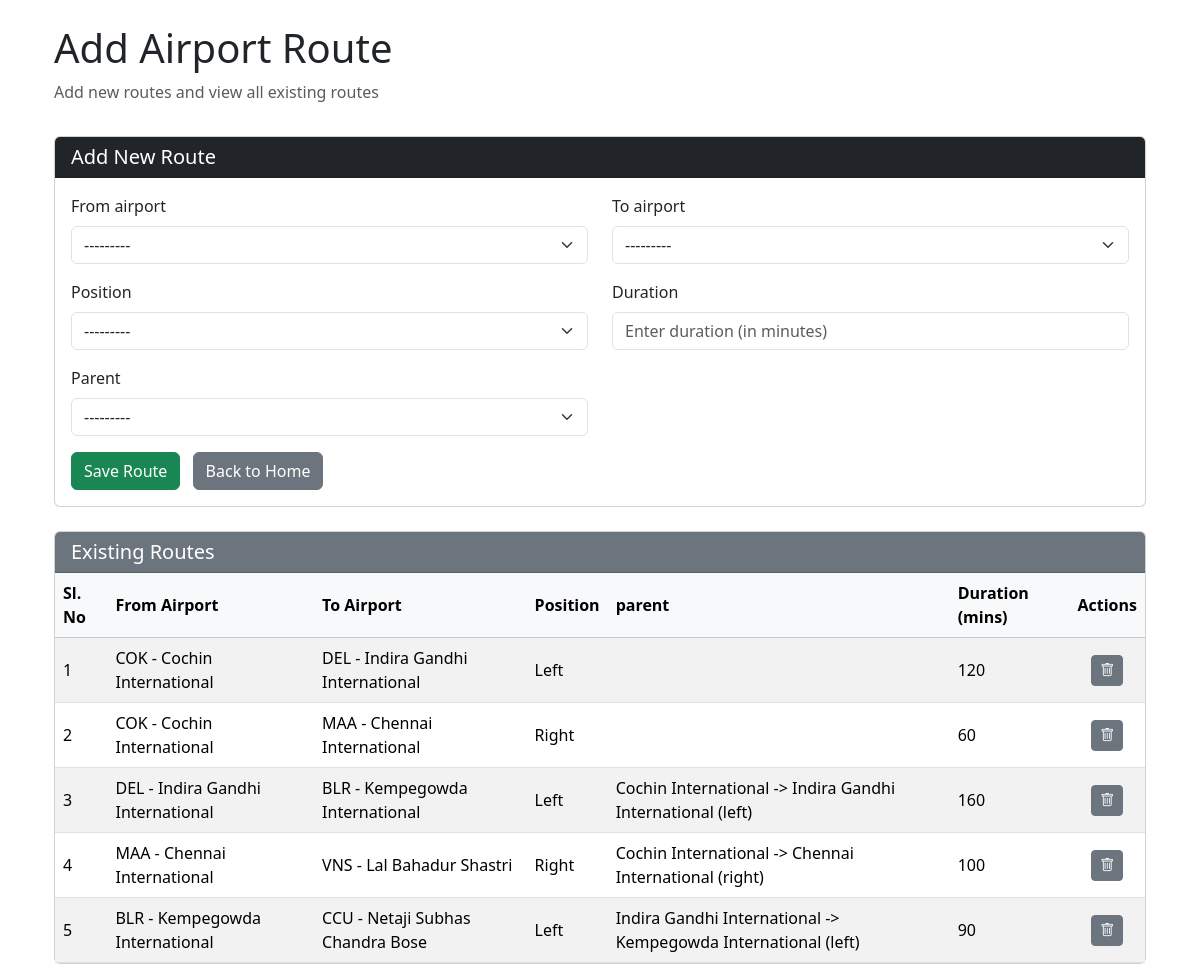
Page /add_route/ on the committed database.
### airport_route/models.py (models this page shows)
class Route(models.Model):
    SIDE_CHOICES = [
        ('left', 'Left'),
        ('right', 'Right'),
    ]
    from_airport = models.ForeignKey(Airport, on_delete=models.CASCADE, related_name='departing_routes')
    to_airport = models.ForeignKey(Airport, on_delete=models.CASCADE, related_name='arriving_routes')
    position = models.CharField(max_length=10, choices=SIDE_CHOICES)
    duration = models.PositiveIntegerField(help_text="Duration in minutes")
    parent = models.ForeignKey('self', null=True, blank=True, related_name='children', on_delete=models.CASCADE)
    created_at = models.DateTimeField(auto_now_add=True)
    class Meta:
        unique_together = ['from_airport', 'position']
    def __str__(self):
        return f"{self.from_airport.name} -> {self.to_airport.name} ({self.position})"

class Airport(models.Model):
    code = models.CharField(max_length=10, unique=True)
    name = models.CharField(max_length=200)
    created_at = models.DateTimeField(auto_now_add=True)
    def __str__(self):
        return f"{self.code} - {self.name}"

### airport_route/views.py (the view, shortened to what this page needs)
# urls.py: path('add_route/', AddRouteView.as_view(), name='add_route'),
class AddRouteView(CreateView):
    template_name = 'add_route.html'
    form_class = RouteForm
    success_url = reverse_lazy('add_route')
    def get_context_data(self, **kwargs):
        context = super().get_context_data(**kwargs)
        if 'route_form' not in context:
            context['route_form'] = self.get_form()
        context['routes'] = Route.objects.all().select_related('from_airport', 'to_airport').order_by('created_at')
        return context

### airport_route/forms.py (shortened to what this page needs)
class RouteForm(forms.ModelForm):
    class Meta:
        model = Route
        fields = ['from_airport', 'to_airport', 'position', 'duration', 'parent']
        widgets = {
            'from_airport': forms.Select(attrs={'class': 'form-select'}),
            'to_airport': forms.Select(attrs={'class': 'form-select'}),
            'position': forms.Select(attrs={'class': 'form-select'}),
            'duration': forms.NumberInput(attrs={'class': 'form-control', 'placeholder': 'Enter duration (in minutes)'}),
            'parent': forms.Select(attrs={'class': 'form-select'}),
        }

### airport_route/templates/add_route.html (shortened to what this page needs)
{% extends 'base.html' %}
{% block content %}
<div class="container mt-4">
    <div class="row mb-3">
        <div class="col-12">
            <h2 class="display-6">Add Airport Route</h2>
            <p class="text-muted">Add new routes and view all existing routes</p>
        </div>
    </div>
    <div class="card mb-4">
        <div class="card-header bg-dark text-white">
            <h5 class="mb-0">Add New Route</h5>
        </div>
        <div class="card-body">
            <form method="post">
                <div class="row">
                    {% for field in route_form %}
                        <div class="col-md-6 mb-3">
                            <label for="{{ field.id_for_label }}" class="form-label">{{ field.label }}</label>
                            {{ field }}
                        </div>
                    {% endfor %}
                </div>
                <button type="submit" class="btn btn-success">Save Route</button>
                <a href="{% url 'home' %}" class="btn btn-secondary ms-2">Back to Home</a>
            </form>
        </div>
    </div>
    <div class="card">
        <div class="card-header bg-secondary text-white">
            <h5 class="mb-0">Existing Routes</h5>
        </div>
        <div class="card-body p-0">
            {% if routes %}
                <div class="table-responsive">
                    <table class="table table-striped table-hover mb-0">
                        <thead class="table-light">
                            <tr>
                                <th>Sl. No</th>
                                <th>From Airport</th>
                                <th>To Airport</th>
                                <th>Position</th>
                                <th>parent</th>
                                <th>Duration (mins)</th>
                                <th class="text-center">Actions</th>
                            </tr>
                        </thead>
                        <tbody>
                            {% for route in routes %}
                                <tr>
                                    <td>{{ forloop.counter }}</td>
                                    <td>{{ route.from_airport }}</td>
                                    <td>{{ route.to_airport }}</td>
                                    <td>{{ route.get_position_display }}</td>
                                    <td>{{ route.parent|default_if_none:"" }}</td>
                                    <td>{{ route.duration }}</td>
                                    <td class="text-center">
                                        <form method="post" action="{% url 'delete_route' pk=route.id %}" style="display:inline;">
                                            <button type="submit" class="btn btn-sm btn-secondary"
                                                onclick="return confirm('Are you sure you want to delete');">
                                                <i class="bi bi-trash"></i>
                                            </button>
                                        </form>
                                    </td>
                                </tr>
                            {% endfor %}
                        </tbody>
                    </table>
                </div>
            {% else %}
                <div class="p-3 text-center text-muted">No routes added yet</div>
            {% endif %}
        </div>
    </div>
</div>
{% endblock %}

### airport_route/templates/add_route.html (style rules this page uses)
.card { transition: transform 0.2s, box-shadow 0.2s; }
table th, table td { vertical-align: middle !important; }

### rows in the picture
Route: from_airport "COK - Cochin International", to_airport "DEL - Indira Gandhi International", position "Left", duration "120"
Route: from_airport "COK - Cochin International", to_airport "MAA - Chennai International", position "Right", duration "60"
Route: from_airport "DEL - Indira Gandhi International", to_airport "BLR - Kempegowda International", position "Left", parent "Cochin International -> Indira Gandhi International (left)", duration "160"
Route: from_airport "MAA - Chennai International", to_airport "VNS - Lal Bahadur Shastri", position "Right", parent "Cochin International -> Chennai International (right)", duration "100"
Route: from_airport "BLR - Kempegowda International", to_airport "CCU - Netaji Subhas Chandra Bose", position "Left", parent "Indira Gandhi International -> Kempegowda International (left)", duration "90"

### other values in the picture
{{ field.label }} "From airport" "To airport" "Position" "Duration" "Parent"
